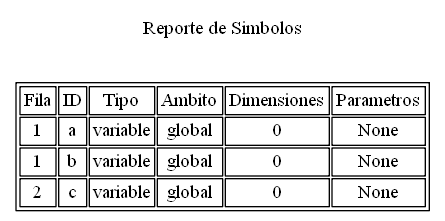

This chart was generated by the following Python code:
from graphviz import Digraph
from Traduccion.Valores import sim_report

class Reporte_Simbolos:
    def crear_reporte(self):
        dot = Digraph(comment="Minor C - Reporte de simbolos",
                      format="png",
                      node_attr={'shape': 'plaintext'},
                      graph_attr={'rankdir': 'LR'})
        contenido = "<<table border = '1'><tr><td>Fila</td><td>ID</td><td>Tipo</td><td>Ambito</td><td>Dimensiones</td><td>Parametros</td></tr>"

        for simbolo in sim_report:
            temp = simbolo
            contenido += "<tr><td>" + str(temp.fila)+ "</td><td>" + str(temp.id) + "</td><td>" + str(temp.rol) + "</td><td>" + str(temp.ambito) + "</td><td>" + str(temp.tam) + "</td><td>" + str(temp.parametros) + "</td></tr>"

        contenido += "</table>>"
        dot.node("A", contenido)
        dot.node("T", "Reporte de Simbolos")

        try:
            dot.render("Reportes/Reporte_Simbolos", view = False)
        except:
            print("El reporte no se pudo gener")

    def __init__(self):
        '''clase del reporte simbolos'''
